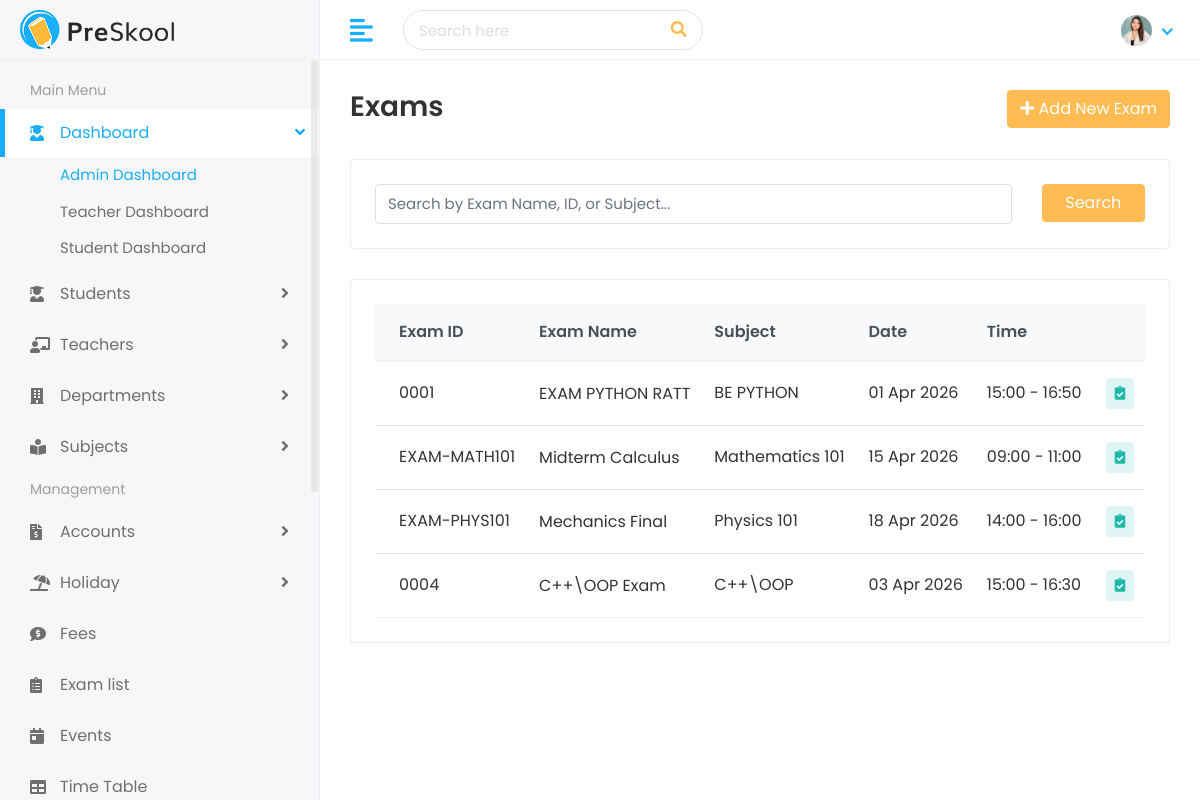
Page /subjects/exams/ (signed in) on the earlier database version.
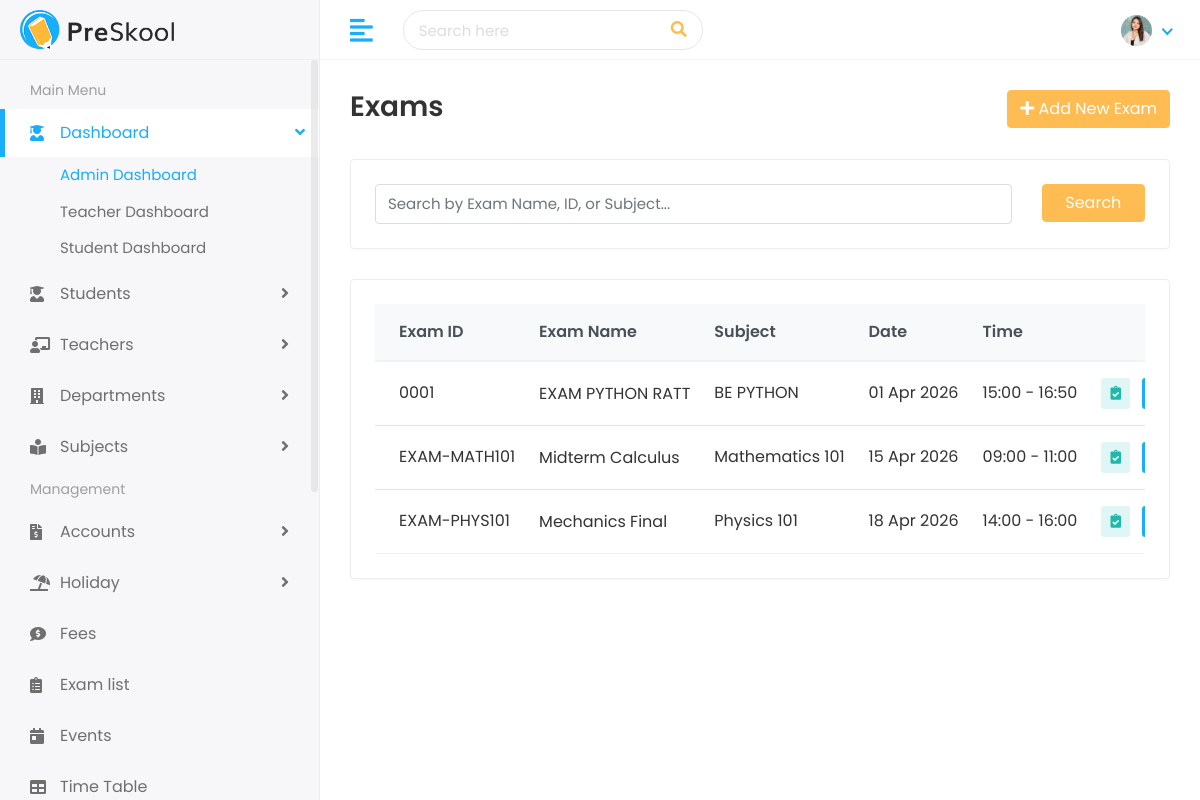
Same page on the later database version.
### subjects/models.py (models this page shows, shortened)
class Exam(models.Model):
    exam_id = models.CharField(max_length=20, unique=True)
    name = models.CharField(max_length=100)
    subject = models.ForeignKey(
        Subject,
        on_delete=models.CASCADE,
        related_name='exams'
    )
    exam_date = models.DateField()
    start_time = models.TimeField()
    end_time = models.TimeField()

class Subject(models.Model):
    subject_id = models.CharField(max_length=20, unique=True)
    name = models.CharField(max_length=100)
    department = models.ForeignKey(
        Department,
        on_delete=models.CASCADE,
        related_name='subjects'
    )
    teacher = models.ForeignKey(
        Teacher,
        on_delete=models.SET_NULL,
        null=True,
        related_name='taught_subjects'
    )

### subjects/views.py (the view)
# urls.py: path('exams/', views.exam_list, name='exam_list'),
@login_required
def exam_list(request):
    if getattr(request.user, 'is_student', False):
        return render(request, 'Home/error_403.html')
    exams = Exam.objects.all()
    search_query = request.GET.get('search')
    if search_query:
        exams = exams.filter(
            Q(name__icontains=search_query) |
            Q(exam_id__icontains=search_query) |
            Q(subject__name__icontains=search_query)
        )
    return render(request, 'subjects/exam_list.html', {'exams': exams, 'search_query': search_query})

### templates/subjects/exam_list.html (shortened to what the changed rows need)
{% extends 'Home/base.html' %}
{% block body %}
<div class="page-wrapper">
    <div class="content container-fluid">
        <div class="row">
            <div class="col-sm-12">
                <div class="card card-table">
                    <div class="card-body">
                        <div class="table-responsive">
                            <table class="table table-hover table-center mb-0">
                                <thead class="thead-light">
                                    <tr>
                                        <th>Exam ID</th>
                                        <th>Exam Name</th>
                                        <th>Subject</th>
                                        <th>Date</th>
                                        <th>Time</th>
                                        {% if not request.user.is_student %}
                                        <th class="text-right">Action</th>
                                        {% endif %}
                                    </tr>
                                </thead>
                                <tbody>
                                    {% for exam in exams %}
                                    <tr>
                                        <td>{{ exam.exam_id }}</td>
                                        <td><h2><a>{{ exam.name }}</a></h2></td>
                                        <td>{{ exam.subject.name }}</td>
                                        <td>{{ exam.exam_date|date:"d M Y" }}</td>
                                        <td>{{ exam.start_time|time:"H:i" }} - {{ exam.end_time|time:"H:i" }}</td>
                                        {% if not request.user.is_student %}
                                        <td class="text-right">
                                            <div class="actions">
                                                <a href="{% url 'grade_exam' exam.exam_id %}" class="btn btn-sm bg-info-light mr-2" title="Grade Exam">
                                                    <i class="fas fa-clipboard-check"></i>
                                                </a>
                                                <a href="{% url 'edit_exam' exam.exam_id %}" class="btn btn-sm bg-success-light mr-2">
                                                </a>
                                            </div>
                                        </td>
                                        {% endif %}
                                    </tr>
                                    {% empty %}
                                    <tr><td colspan="6" class="text-center">No exams found.</td></tr>
                                    {% endfor %}
                                </tbody>
                            </table>
                        </div>
                    </div>
                </div>
            </div>
        </div>
    </div>
</div>
{% endblock %}

Differences in the rows shown:
removed Exam: exam_id "0004", name "C++\\OOP Exam", subject.name "C++\\OOP", exam_date "03 Apr 2026", start_time "15:00", end_time "16:30"
